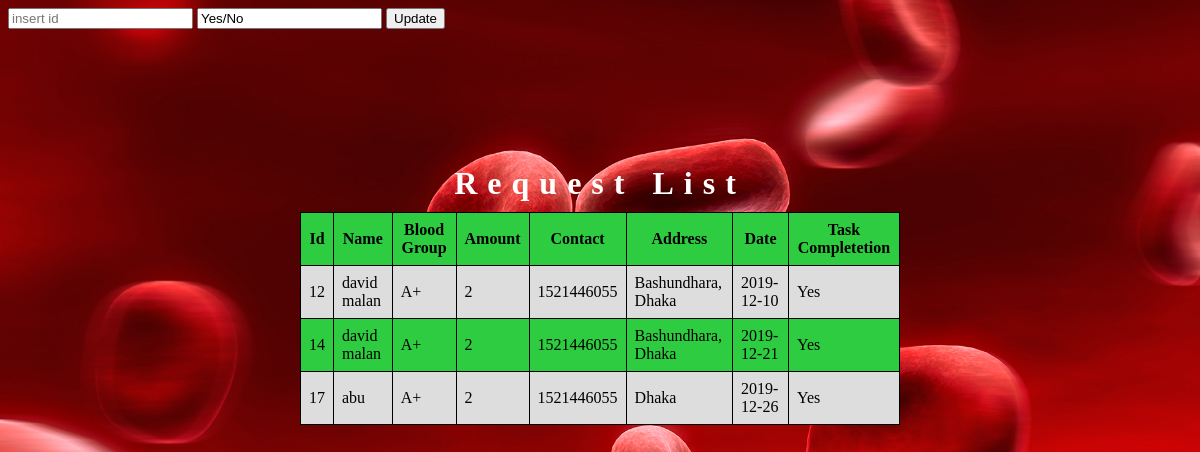
The app's page /BBMS/AdminPanel/request.php with its own data.
### tables this page shows
CREATE TABLE `request_for_blood` (
  `id` int(10) UNSIGNED NOT NULL,
  `name` varchar(50) NOT NULL,
  `blood_group` varchar(20) NOT NULL,
  `amount` varchar(20) NOT NULL,
  `contact` int(20) NOT NULL,
  `address` varchar(50) NOT NULL,
  `date` date NOT NULL,
  `complete` varchar(3) NOT NULL
);

### BBMS/AdminPanel/request.php (the view, shortened to what this page needs)
<?php
  include 'config.php';
 ?>
 <!DOCTYPE html>
 <html>
   <head>
   </head>
   <body>
     <form class="" action="requestUpdate.php" method="post">
       <input type="number" name="up-id" value="" placeholder="insert id">
       <input type="text" name="up-comp" value="Yes/No">
       <input type="submit" name="" value="Update">
     </form>
     <div class="maincontent">
 			<br><br/>
 			<table>
 				<br><br><br>
 				<caption><strong>Request List</strong></caption>
        <th>Id</th>
 				<th>Name</th>
 				<th>Blood Group</th>
         <th>Amount</th>
 				<th>Contact</th>
 				<th>Address</th>
         <th>Date</th>
         <th>Task Completetion</th>
 				<?php
 					$sql = "SELECT * FROM request_for_blood";
 					$result = $conn->query($sql);
 					if ($result==true) {
 						while($row = $result->fetch_assoc()) {
 							echo "<tr>";
                echo "<td>".$row['id']."</td>";
 								echo "<td>".$row['name']."</td>";
 								echo "<td>".$row['blood_group']."</td>";
 								echo "<td>".$row['amount']."</td>";
 								echo "<td>".$row['contact']."</td>";
                 echo "<td>".$row['address']."</td>";
                 echo "<td>".$row['date']."</td>";
                 echo "<td>".$row['complete']."</td>";
 							echo "</tr>";
 							}
 					} else {
 						echo ("<h1>List empty!</h1>");
 					}
 				?>
 			</table>
 			<br />
 			<br />
 			<br />
 			<br />
 		</div>
   </body>
 </html>

### BBMS/AdminPanel/request.php (style rules this page uses)
body { background-image:url(images/image1.jpg); background-size:cover; }
caption { color: white; text-align: center; margin-bottom: 5px; font-size: 200%; padding: 5px; letter-spacing: 10px; font-weight: bold; }
table { position:absolute; top:20%; left:25%; border-collapse: collapse; width: 50%; }
th, td { border: 1px solid black; padding: 8px; }
tr:nth-child(even) { background-color: #dddddd; }
tr:nth-child(odd) { background-color: #2ECC40; }

### records on screen
request_for_blood: id "12", name "david malan", blood_group "A+", amount "2", contact "1521446055", address "Bashundhara, Dhaka", date "2019-12-10", complete "Yes"
request_for_blood: id "14", name "david malan", blood_group "A+", amount "2", contact "1521446055", address "Bashundhara, Dhaka", date "2019-12-21", complete "Yes"
request_for_blood: id "17", name "abu", blood_group "A+", amount "2", contact "1521446055", address "Dhaka", date "2019-12-26", complete "Yes"
